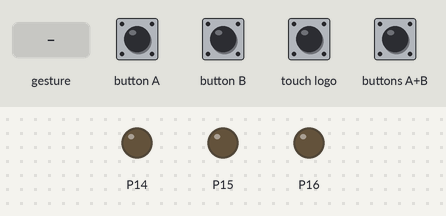
Bench run of a program on a simulated BBC micro:bit (MakeCode). Shown: output pins drawn as LEDs (lit = HIGH). The test bench sets the inputs (shaded band). A tilt is held for 1.5 s and a shake lasts 1 s, then the board lies face up again.

Above: at 1.2 s.
1.3 s: button A pressed for 0.15 s
At 2.1 s:
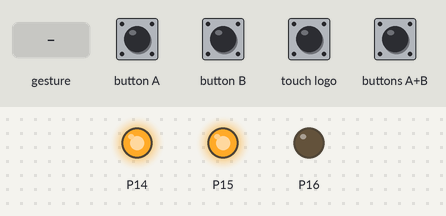
2.9 s: button B pressed for 0.15 s
At 3.3 s:
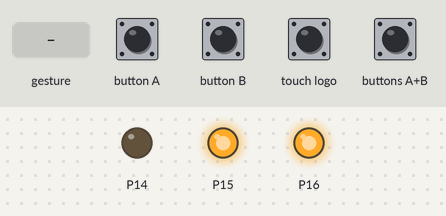
4.5 s: touch logo pressed for 0.15 s
At 5.7 s:
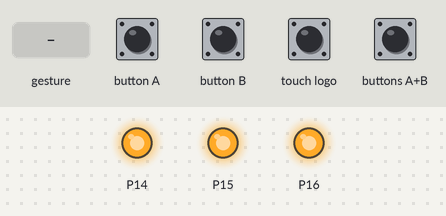
6.1 s: buttons A+B pressed for 0.15 s
At 7.0 s:
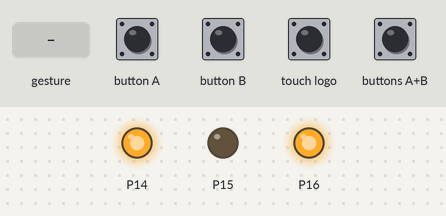
7.7 s: gesture 'shake'
At 8.8 s:
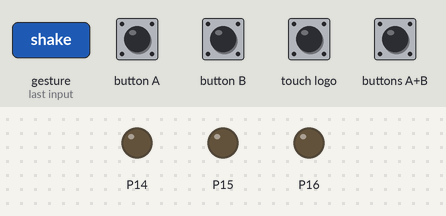
9.4 s: buttons A+B pressed for 1 s
At 10.7 s:
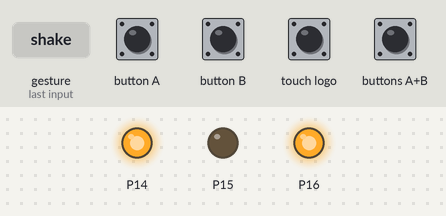
Timing chart, 0 to 12.4 s (numbered marks = the images above; inputs shaded):
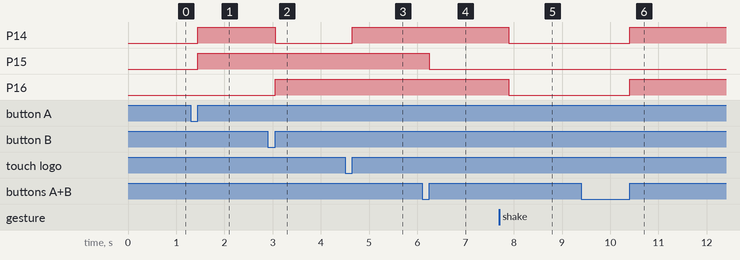

The program:

main.ts
```typescript
input.onButtonPressed(Button.A, function () {
    pins.analogWritePin(AnalogPin.P14, 1023)
    pins.analogWritePin(AnalogPin.P15, 1023)
    pins.analogWritePin(AnalogPin.P16, 0)
})
input.onButtonPressed(Button.AB, function () {
    pins.analogWritePin(AnalogPin.P16, 1023)
    pins.analogWritePin(AnalogPin.P14, 1023)
    pins.analogWritePin(AnalogPin.P15, 0)
})
input.onButtonPressed(Button.B, function () {
    pins.analogWritePin(AnalogPin.P16, 1023)
    pins.analogWritePin(AnalogPin.P15, 1023)
    pins.analogWritePin(AnalogPin.P14, 0)
})
input.onGesture(Gesture.Shake, function () {
    pins.analogWritePin(AnalogPin.P16, 0)
    pins.analogWritePin(AnalogPin.P14, 0)
    pins.analogWritePin(AnalogPin.P15, 0)
})
input.onLogoEvent(TouchButtonEvent.Pressed, function () {
    pins.analogWritePin(AnalogPin.P16, 1023)
    pins.analogWritePin(AnalogPin.P14, 1023)
    pins.analogWritePin(AnalogPin.P15, 1023)
})
```

test.ts
```typescript
// tests go here; this will not be compiled when this package is used as an extension.
```

Measured:
- after the input at 1.3 s, P14, P15: LOW → HIGH after 0.15 s
- after the input at 2.9 s, P14: HIGH → LOW after 0.15 s; P16: LOW → HIGH after 0.15 s
- after the input at 4.5 s, P14: LOW → HIGH after 0.15 s
- after the input at 6.1 s, P15: HIGH → LOW after 0.15 s
- after the input at 7.7 s, P14, P16: HIGH → LOW after 0.20 s
- after the input at 9.4 s, P14, P16: LOW → HIGH after 1.0 s
